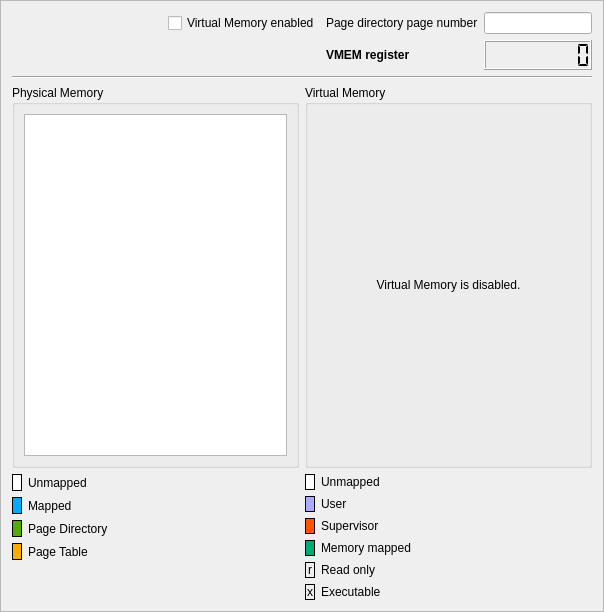
<?xml version="1.0" encoding="UTF-8"?>
<ui version="4.0">
 <class>Pages</class>
 <widget class="QFrame" name="Pages">
  <property name="geometry">
   <rect>
    <x>0</x>
    <y>0</y>
    <width>604</width>
    <height>612</height>
   </rect>
  </property>
  <property name="windowTitle">
   <string>Frame</string>
  </property>
  <property name="frameShape">
   <enum>QFrame::StyledPanel</enum>
  </property>
  <property name="frameShadow">
   <enum>QFrame::Raised</enum>
  </property>
  <layout class="QVBoxLayout" name="verticalLayout">
   <item>
    <layout class="QGridLayout" name="gridLayout_4">
     <item row="1" column="2">
      <widget class="QLabel" name="label">
       <property name="font">
        <font>
         <weight>75</weight>
         <italic>false</italic>
         <bold>true</bold>
         <underline>false</underline>
         <strikeout>false</strikeout>
         <stylestrategy>PreferDefault</stylestrategy>
         <kerning>true</kerning>
        </font>
       </property>
       <property name="text">
        <string>VMEM register</string>
       </property>
      </widget>
     </item>
     <item row="0" column="2">
      <widget class="QLabel" name="label_4">
       <property name="text">
        <string>Page directory page number</string>
       </property>
      </widget>
     </item>
     <item row="0" column="3">
      <widget class="QLineEdit" name="page_dir">
       <property name="sizePolicy">
        <sizepolicy hsizetype="Preferred" vsizetype="Fixed">
         <horstretch>0</horstretch>
         <verstretch>0</verstretch>
        </sizepolicy>
       </property>
       <property name="minimumSize">
        <size>
         <width>80</width>
         <height>0</height>
        </size>
       </property>
       <property name="alignment">
        <set>Qt::AlignRight|Qt::AlignTrailing|Qt::AlignVCenter</set>
       </property>
      </widget>
     </item>
     <item row="0" column="1">
      <widget class="QCheckBox" name="vm_active">
       <property name="text">
        <string>Virtual Memory enabled</string>
       </property>
      </widget>
     </item>
     <item row="0" column="0">
      <spacer name="horizontalSpacer">
       <property name="orientation">
        <enum>Qt::Horizontal</enum>
       </property>
       <property name="sizeHint" stdset="0">
        <size>
         <width>40</width>
         <height>20</height>
        </size>
       </property>
      </spacer>
     </item>
     <item row="1" column="3">
      <widget class="QLCDNumber" name="vmem">
       <property name="minimumSize">
        <size>
         <width>0</width>
         <height>30</height>
        </size>
       </property>
       <property name="frameShadow">
        <enum>QFrame::Raised</enum>
       </property>
       <property name="smallDecimalPoint">
        <bool>false</bool>
       </property>
       <property name="digitCount">
        <number>8</number>
       </property>
       <property name="mode">
        <enum>QLCDNumber::Hex</enum>
       </property>
       <property name="segmentStyle">
        <enum>QLCDNumber::Flat</enum>
       </property>
       <property name="intValue" stdset="0">
        <number>0</number>
       </property>
      </widget>
     </item>
    </layout>
   </item>
   <item>
    <widget class="Line" name="line">
     <property name="orientation">
      <enum>Qt::Horizontal</enum>
     </property>
    </widget>
   </item>
   <item>
    <layout class="QGridLayout" name="gridLayout">
     <item row="0" column="0">
      <widget class="QGroupBox" name="groupBox">
       <property name="sizePolicy">
        <sizepolicy hsizetype="Preferred" vsizetype="Expanding">
         <horstretch>0</horstretch>
         <verstretch>0</verstretch>
        </sizepolicy>
       </property>
       <property name="title">
        <string>Physical Memory</string>
       </property>
       <layout class="QHBoxLayout" name="horizontalLayout_2">
        <item>
         <widget class="QTableView" name="ph_memory">
          <property name="font">
           <font>
            <family>Monospace</family>
            <pointsize>10</pointsize>
           </font>
          </property>
          <property name="sizeAdjustPolicy">
           <enum>QAbstractScrollArea::AdjustToContents</enum>
          </property>
          <property name="selectionMode">
           <enum>QAbstractItemView::SingleSelection</enum>
          </property>
          <property name="horizontalScrollMode">
           <enum>QAbstractItemView::ScrollPerPixel</enum>
          </property>
          <property name="gridStyle">
           <enum>Qt::SolidLine</enum>
          </property>
         </widget>
        </item>
       </layout>
      </widget>
     </item>
     <item row="1" column="1">
      <layout class="QGridLayout" name="gridLayout_3">
       <item row="0" column="0">
        <widget class="QLabel" name="unmapped_2">
         <property name="sizePolicy">
          <sizepolicy hsizetype="Fixed" vsizetype="Preferred">
           <horstretch>0</horstretch>
           <verstretch>0</verstretch>
          </sizepolicy>
         </property>
         <property name="minimumSize">
          <size>
           <width>10</width>
           <height>0</height>
          </size>
         </property>
         <property name="palette">
          <palette>
           <active>
            <colorrole role="Base">
             <brush brushstyle="SolidPattern">
              <color alpha="255">
               <red>255</red>
               <green>255</green>
               <blue>255</blue>
              </color>
             </brush>
            </colorrole>
            <colorrole role="Window">
             <brush brushstyle="SolidPattern">
              <color alpha="255">
               <red>255</red>
               <green>255</green>
               <blue>255</blue>
              </color>
             </brush>
            </colorrole>
           </active>
           <inactive>
            <colorrole role="Base">
             <brush brushstyle="SolidPattern">
              <color alpha="255">
               <red>255</red>
               <green>255</green>
               <blue>255</blue>
              </color>
             </brush>
            </colorrole>
            <colorrole role="Window">
             <brush brushstyle="SolidPattern">
              <color alpha="255">
               <red>255</red>
               <green>255</green>
               <blue>255</blue>
              </color>
             </brush>
            </colorrole>
           </inactive>
           <disabled>
            <colorrole role="Base">
             <brush brushstyle="SolidPattern">
              <color alpha="255">
               <red>255</red>
               <green>255</green>
               <blue>255</blue>
              </color>
             </brush>
            </colorrole>
            <colorrole role="Window">
             <brush brushstyle="SolidPattern">
              <color alpha="255">
               <red>255</red>
               <green>255</green>
               <blue>255</blue>
              </color>
             </brush>
            </colorrole>
           </disabled>
          </palette>
         </property>
         <property name="autoFillBackground">
          <bool>true</bool>
         </property>
         <property name="frameShape">
          <enum>QFrame::Box</enum>
         </property>
         <property name="text">
          <string/>
         </property>
        </widget>
       </item>
       <item row="4" column="1">
        <widget class="QLabel" name="label_19">
         <property name="text">
          <string>Read only</string>
         </property>
        </widget>
       </item>
       <item row="3" column="0">
        <widget class="QLabel" name="memory_map">
         <property name="sizePolicy">
          <sizepolicy hsizetype="Fixed" vsizetype="Preferred">
           <horstretch>0</horstretch>
           <verstretch>0</verstretch>
          </sizepolicy>
         </property>
         <property name="minimumSize">
          <size>
           <width>10</width>
           <height>0</height>
          </size>
         </property>
         <property name="palette">
          <palette>
           <active>
            <colorrole role="Base">
             <brush brushstyle="SolidPattern">
              <color alpha="255">
               <red>255</red>
               <green>255</green>
               <blue>255</blue>
              </color>
             </brush>
            </colorrole>
            <colorrole role="Window">
             <brush brushstyle="SolidPattern">
              <color alpha="255">
               <red>0</red>
               <green>170</green>
               <blue>119</blue>
              </color>
             </brush>
            </colorrole>
           </active>
           <inactive>
            <colorrole role="Base">
             <brush brushstyle="SolidPattern">
              <color alpha="255">
               <red>255</red>
               <green>255</green>
               <blue>255</blue>
              </color>
             </brush>
            </colorrole>
            <colorrole role="Window">
             <brush brushstyle="SolidPattern">
              <color alpha="255">
               <red>0</red>
               <green>170</green>
               <blue>119</blue>
              </color>
             </brush>
            </colorrole>
           </inactive>
           <disabled>
            <colorrole role="Base">
             <brush brushstyle="SolidPattern">
              <color alpha="255">
               <red>0</red>
               <green>170</green>
               <blue>119</blue>
              </color>
             </brush>
            </colorrole>
            <colorrole role="Window">
             <brush brushstyle="SolidPattern">
              <color alpha="255">
               <red>0</red>
               <green>170</green>
               <blue>119</blue>
              </color>
             </brush>
            </colorrole>
           </disabled>
          </palette>
         </property>
         <property name="autoFillBackground">
          <bool>true</bool>
         </property>
         <property name="frameShape">
          <enum>QFrame::Box</enum>
         </property>
         <property name="text">
          <string/>
         </property>
        </widget>
       </item>
       <item row="0" column="1">
        <widget class="QLabel" name="label_11">
         <property name="text">
          <string>Unmapped</string>
         </property>
        </widget>
       </item>
       <item row="1" column="0">
        <widget class="QLabel" name="user">
         <property name="sizePolicy">
          <sizepolicy hsizetype="Fixed" vsizetype="Preferred">
           <horstretch>0</horstretch>
           <verstretch>0</verstretch>
          </sizepolicy>
         </property>
         <property name="minimumSize">
          <size>
           <width>10</width>
           <height>0</height>
          </size>
         </property>
         <property name="palette">
          <palette>
           <active>
            <colorrole role="Base">
             <brush brushstyle="SolidPattern">
              <color alpha="255">
               <red>255</red>
               <green>255</green>
               <blue>255</blue>
              </color>
             </brush>
            </colorrole>
            <colorrole role="Window">
             <brush brushstyle="SolidPattern">
              <color alpha="255">
               <red>170</red>
               <green>170</green>
               <blue>255</blue>
              </color>
             </brush>
            </colorrole>
           </active>
           <inactive>
            <colorrole role="Base">
             <brush brushstyle="SolidPattern">
              <color alpha="255">
               <red>255</red>
               <green>255</green>
               <blue>255</blue>
              </color>
             </brush>
            </colorrole>
            <colorrole role="Window">
             <brush brushstyle="SolidPattern">
              <color alpha="255">
               <red>170</red>
               <green>170</green>
               <blue>255</blue>
              </color>
             </brush>
            </colorrole>
           </inactive>
           <disabled>
            <colorrole role="Base">
             <brush brushstyle="SolidPattern">
              <color alpha="255">
               <red>170</red>
               <green>170</green>
               <blue>255</blue>
              </color>
             </brush>
            </colorrole>
            <colorrole role="Window">
             <brush brushstyle="SolidPattern">
              <color alpha="255">
               <red>170</red>
               <green>170</green>
               <blue>255</blue>
              </color>
             </brush>
            </colorrole>
           </disabled>
          </palette>
         </property>
         <property name="autoFillBackground">
          <bool>true</bool>
         </property>
         <property name="frameShape">
          <enum>QFrame::Box</enum>
         </property>
         <property name="text">
          <string/>
         </property>
        </widget>
       </item>
       <item row="3" column="1">
        <widget class="QLabel" name="label_17">
         <property name="text">
          <string>Memory mapped</string>
         </property>
        </widget>
       </item>
       <item row="1" column="1">
        <widget class="QLabel" name="label_13">
         <property name="text">
          <string>User</string>
         </property>
        </widget>
       </item>
       <item row="2" column="1">
        <widget class="QLabel" name="label_15">
         <property name="text">
          <string>Supervisor</string>
         </property>
        </widget>
       </item>
       <item row="4" column="0">
        <widget class="QLabel" name="label_18">
         <property name="sizePolicy">
          <sizepolicy hsizetype="Fixed" vsizetype="Preferred">
           <horstretch>0</horstretch>
           <verstretch>0</verstretch>
          </sizepolicy>
         </property>
         <property name="minimumSize">
          <size>
           <width>10</width>
           <height>0</height>
          </size>
         </property>
         <property name="autoFillBackground">
          <bool>true</bool>
         </property>
         <property name="frameShape">
          <enum>QFrame::Box</enum>
         </property>
         <property name="text">
          <string>r</string>
         </property>
         <property name="alignment">
          <set>Qt::AlignCenter</set>
         </property>
        </widget>
       </item>
       <item row="2" column="0">
        <widget class="QLabel" name="supervisor">
         <property name="sizePolicy">
          <sizepolicy hsizetype="Fixed" vsizetype="Preferred">
           <horstretch>0</horstretch>
           <verstretch>0</verstretch>
          </sizepolicy>
         </property>
         <property name="minimumSize">
          <size>
           <width>10</width>
           <height>0</height>
          </size>
         </property>
         <property name="palette">
          <palette>
           <active>
            <colorrole role="Base">
             <brush brushstyle="SolidPattern">
              <color alpha="255">
               <red>255</red>
               <green>255</green>
               <blue>255</blue>
              </color>
             </brush>
            </colorrole>
            <colorrole role="Window">
             <brush brushstyle="SolidPattern">
              <color alpha="255">
               <red>255</red>
               <green>85</green>
               <blue>0</blue>
              </color>
             </brush>
            </colorrole>
           </active>
           <inactive>
            <colorrole role="Base">
             <brush brushstyle="SolidPattern">
              <color alpha="255">
               <red>255</red>
               <green>255</green>
               <blue>255</blue>
              </color>
             </brush>
            </colorrole>
            <colorrole role="Window">
             <brush brushstyle="SolidPattern">
              <color alpha="255">
               <red>255</red>
               <green>85</green>
               <blue>0</blue>
              </color>
             </brush>
            </colorrole>
           </inactive>
           <disabled>
            <colorrole role="Base">
             <brush brushstyle="SolidPattern">
              <color alpha="255">
               <red>255</red>
               <green>85</green>
               <blue>0</blue>
              </color>
             </brush>
            </colorrole>
            <colorrole role="Window">
             <brush brushstyle="SolidPattern">
              <color alpha="255">
               <red>255</red>
               <green>85</green>
               <blue>0</blue>
              </color>
             </brush>
            </colorrole>
           </disabled>
          </palette>
         </property>
         <property name="autoFillBackground">
          <bool>true</bool>
         </property>
         <property name="frameShape">
          <enum>QFrame::Box</enum>
         </property>
         <property name="text">
          <string/>
         </property>
        </widget>
       </item>
       <item row="5" column="0">
        <widget class="QLabel" name="label_20">
         <property name="sizePolicy">
          <sizepolicy hsizetype="Fixed" vsizetype="Preferred">
           <horstretch>0</horstretch>
           <verstretch>0</verstretch>
          </sizepolicy>
         </property>
         <property name="minimumSize">
          <size>
           <width>10</width>
           <height>0</height>
          </size>
         </property>
         <property name="autoFillBackground">
          <bool>true</bool>
         </property>
         <property name="frameShape">
          <enum>QFrame::Box</enum>
         </property>
         <property name="text">
          <string>x</string>
         </property>
         <property name="alignment">
          <set>Qt::AlignCenter</set>
         </property>
        </widget>
       </item>
       <item row="5" column="1">
        <widget class="QLabel" name="label_21">
         <property name="text">
          <string>Executable</string>
         </property>
        </widget>
       </item>
      </layout>
     </item>
     <item row="1" column="0">
      <layout class="QGridLayout" name="gridLayout_2">
       <item row="2" column="1">
        <widget class="QLabel" name="label_7">
         <property name="text">
          <string>Page Directory</string>
         </property>
        </widget>
       </item>
       <item row="3" column="0">
        <widget class="QLabel" name="page_table">
         <property name="sizePolicy">
          <sizepolicy hsizetype="Fixed" vsizetype="Preferred">
           <horstretch>0</horstretch>
           <verstretch>0</verstretch>
          </sizepolicy>
         </property>
         <property name="minimumSize">
          <size>
           <width>10</width>
           <height>0</height>
          </size>
         </property>
         <property name="palette">
          <palette>
           <active>
            <colorrole role="Base">
             <brush brushstyle="SolidPattern">
              <color alpha="255">
               <red>255</red>
               <green>255</green>
               <blue>255</blue>
              </color>
             </brush>
            </colorrole>
            <colorrole role="Window">
             <brush brushstyle="SolidPattern">
              <color alpha="255">
               <red>255</red>
               <green>170</green>
               <blue>0</blue>
              </color>
             </brush>
            </colorrole>
           </active>
           <inactive>
            <colorrole role="Base">
             <brush brushstyle="SolidPattern">
              <color alpha="255">
               <red>255</red>
               <green>255</green>
               <blue>255</blue>
              </color>
             </brush>
            </colorrole>
            <colorrole role="Window">
             <brush brushstyle="SolidPattern">
              <color alpha="255">
               <red>255</red>
               <green>170</green>
               <blue>0</blue>
              </color>
             </brush>
            </colorrole>
           </inactive>
           <disabled>
            <colorrole role="Base">
             <brush brushstyle="SolidPattern">
              <color alpha="255">
               <red>255</red>
               <green>170</green>
               <blue>0</blue>
              </color>
             </brush>
            </colorrole>
            <colorrole role="Window">
             <brush brushstyle="SolidPattern">
              <color alpha="255">
               <red>255</red>
               <green>170</green>
               <blue>0</blue>
              </color>
             </brush>
            </colorrole>
           </disabled>
          </palette>
         </property>
         <property name="autoFillBackground">
          <bool>true</bool>
         </property>
         <property name="frameShape">
          <enum>QFrame::Box</enum>
         </property>
         <property name="text">
          <string/>
         </property>
        </widget>
       </item>
       <item row="0" column="0">
        <widget class="QLabel" name="unmapped">
         <property name="sizePolicy">
          <sizepolicy hsizetype="Fixed" vsizetype="Preferred">
           <horstretch>0</horstretch>
           <verstretch>0</verstretch>
          </sizepolicy>
         </property>
         <property name="minimumSize">
          <size>
           <width>10</width>
           <height>0</height>
          </size>
         </property>
         <property name="palette">
          <palette>
           <active>
            <colorrole role="Base">
             <brush brushstyle="SolidPattern">
              <color alpha="255">
               <red>255</red>
               <green>255</green>
               <blue>255</blue>
              </color>
             </brush>
            </colorrole>
            <colorrole role="Window">
             <brush brushstyle="SolidPattern">
              <color alpha="255">
               <red>255</red>
               <green>255</green>
               <blue>255</blue>
              </color>
             </brush>
            </colorrole>
           </active>
           <inactive>
            <colorrole role="Base">
             <brush brushstyle="SolidPattern">
              <color alpha="255">
               <red>255</red>
               <green>255</green>
               <blue>255</blue>
              </color>
             </brush>
            </colorrole>
            <colorrole role="Window">
             <brush brushstyle="SolidPattern">
              <color alpha="255">
               <red>255</red>
               <green>255</green>
               <blue>255</blue>
              </color>
             </brush>
            </colorrole>
           </inactive>
           <disabled>
            <colorrole role="Base">
             <brush brushstyle="SolidPattern">
              <color alpha="255">
               <red>255</red>
               <green>255</green>
               <blue>255</blue>
              </color>
             </brush>
            </colorrole>
            <colorrole role="Window">
             <brush brushstyle="SolidPattern">
              <color alpha="255">
               <red>255</red>
               <green>255</green>
               <blue>255</blue>
              </color>
             </brush>
            </colorrole>
           </disabled>
          </palette>
         </property>
         <property name="autoFillBackground">
          <bool>true</bool>
         </property>
         <property name="frameShape">
          <enum>QFrame::Box</enum>
         </property>
         <property name="text">
          <string/>
         </property>
        </widget>
       </item>
       <item row="3" column="1">
        <widget class="QLabel" name="label_8">
         <property name="text">
          <string>Page Table</string>
         </property>
        </widget>
       </item>
       <item row="1" column="1">
        <widget class="QLabel" name="label_5">
         <property name="text">
          <string>Mapped</string>
         </property>
        </widget>
       </item>
       <item row="2" column="0">
        <widget class="QLabel" name="page_directory">
         <property name="sizePolicy">
          <sizepolicy hsizetype="Fixed" vsizetype="Preferred">
           <horstretch>0</horstretch>
           <verstretch>0</verstretch>
          </sizepolicy>
         </property>
         <property name="minimumSize">
          <size>
           <width>10</width>
           <height>0</height>
          </size>
         </property>
         <property name="palette">
          <palette>
           <active>
            <colorrole role="Base">
             <brush brushstyle="SolidPattern">
              <color alpha="255">
               <red>255</red>
               <green>255</green>
               <blue>255</blue>
              </color>
             </brush>
            </colorrole>
            <colorrole role="Window">
             <brush brushstyle="SolidPattern">
              <color alpha="255">
               <red>85</red>
               <green>170</green>
               <blue>0</blue>
              </color>
             </brush>
            </colorrole>
           </active>
           <inactive>
            <colorrole role="Base">
             <brush brushstyle="SolidPattern">
              <color alpha="255">
               <red>255</red>
               <green>255</green>
               <blue>255</blue>
              </color>
             </brush>
            </colorrole>
            <colorrole role="Window">
             <brush brushstyle="SolidPattern">
              <color alpha="255">
               <red>85</red>
               <green>170</green>
               <blue>0</blue>
              </color>
             </brush>
            </colorrole>
           </inactive>
           <disabled>
            <colorrole role="Base">
             <brush brushstyle="SolidPattern">
              <color alpha="255">
               <red>85</red>
               <green>170</green>
               <blue>0</blue>
              </color>
             </brush>
            </colorrole>
            <colorrole role="Window">
             <brush brushstyle="SolidPattern">
              <color alpha="255">
               <red>85</red>
               <green>170</green>
               <blue>0</blue>
              </color>
             </brush>
            </colorrole>
           </disabled>
          </palette>
         </property>
         <property name="autoFillBackground">
          <bool>true</bool>
         </property>
         <property name="frameShape">
          <enum>QFrame::Box</enum>
         </property>
         <property name="text">
          <string/>
         </property>
        </widget>
       </item>
       <item row="1" column="0">
        <widget class="QLabel" name="mapped">
         <property name="sizePolicy">
          <sizepolicy hsizetype="Fixed" vsizetype="Preferred">
           <horstretch>0</horstretch>
           <verstretch>0</verstretch>
          </sizepolicy>
         </property>
         <property name="minimumSize">
          <size>
           <width>10</width>
           <height>0</height>
          </size>
         </property>
         <property name="palette">
          <palette>
           <active>
            <colorrole role="Base">
             <brush brushstyle="SolidPattern">
              <color alpha="255">
               <red>255</red>
               <green>255</green>
               <blue>255</blue>
              </color>
             </brush>
            </colorrole>
            <colorrole role="Window">
             <brush brushstyle="SolidPattern">
              <color alpha="255">
               <red>0</red>
               <green>170</green>
               <blue>255</blue>
              </color>
             </brush>
            </colorrole>
           </active>
           <inactive>
            <colorrole role="Base">
             <brush brushstyle="SolidPattern">
              <color alpha="255">
               <red>255</red>
               <green>255</green>
               <blue>255</blue>
              </color>
             </brush>
            </colorrole>
            <colorrole role="Window">
             <brush brushstyle="SolidPattern">
              <color alpha="255">
               <red>0</red>
               <green>170</green>
               <blue>255</blue>
              </color>
             </brush>
            </colorrole>
           </inactive>
           <disabled>
            <colorrole role="Base">
             <brush brushstyle="SolidPattern">
              <color alpha="255">
               <red>0</red>
               <green>170</green>
               <blue>255</blue>
              </color>
             </brush>
            </colorrole>
            <colorrole role="Window">
             <brush brushstyle="SolidPattern">
              <color alpha="255">
               <red>0</red>
               <green>170</green>
               <blue>255</blue>
              </color>
             </brush>
            </colorrole>
           </disabled>
          </palette>
         </property>
         <property name="autoFillBackground">
          <bool>true</bool>
         </property>
         <property name="frameShape">
          <enum>QFrame::Box</enum>
         </property>
         <property name="text">
          <string/>
         </property>
        </widget>
       </item>
       <item row="0" column="1">
        <widget class="QLabel" name="label_3">
         <property name="text">
          <string>Unmapped</string>
         </property>
        </widget>
       </item>
       <item row="4" column="1">
        <spacer name="verticalSpacer">
         <property name="orientation">
          <enum>Qt::Vertical</enum>
         </property>
         <property name="sizeType">
          <enum>QSizePolicy::Preferred</enum>
         </property>
         <property name="sizeHint" stdset="0">
          <size>
           <width>20</width>
           <height>40</height>
          </size>
         </property>
        </spacer>
       </item>
      </layout>
     </item>
     <item row="0" column="1">
      <widget class="QGroupBox" name="groupBox_2">
       <property name="sizePolicy">
        <sizepolicy hsizetype="Preferred" vsizetype="Expanding">
         <horstretch>0</horstretch>
         <verstretch>0</verstretch>
        </sizepolicy>
       </property>
       <property name="title">
        <string>Virtual Memory</string>
       </property>
       <layout class="QHBoxLayout" name="horizontalLayout_3">
        <item>
         <widget class="QStackedWidget" name="vmem_stack">
          <property name="currentIndex">
           <number>0</number>
          </property>
          <widget class="QWidget" name="page">
           <layout class="QHBoxLayout" name="horizontalLayout_5">
            <item>
             <widget class="QLabel" name="label_2">
              <property name="text">
               <string>Virtual Memory is disabled.</string>
              </property>
              <property name="alignment">
               <set>Qt::AlignCenter</set>
              </property>
             </widget>
            </item>
           </layout>
          </widget>
          <widget class="QWidget" name="page_2">
           <layout class="QHBoxLayout" name="horizontalLayout_4">
            <property name="spacing">
             <number>6</number>
            </property>
            <property name="leftMargin">
             <number>0</number>
            </property>
            <property name="topMargin">
             <number>0</number>
            </property>
            <property name="rightMargin">
             <number>0</number>
            </property>
            <property name="bottomMargin">
             <number>0</number>
            </property>
            <item>
             <widget class="QTableView" name="v_memory">
              <property name="font">
               <font>
                <family>Monospace</family>
                <pointsize>10</pointsize>
               </font>
              </property>
              <property name="sizeAdjustPolicy">
               <enum>QAbstractScrollArea::AdjustToContents</enum>
              </property>
              <property name="selectionMode">
               <enum>QAbstractItemView::SingleSelection</enum>
              </property>
              <property name="horizontalScrollMode">
               <enum>QAbstractItemView::ScrollPerPixel</enum>
              </property>
              <property name="gridStyle">
               <enum>Qt::SolidLine</enum>
              </property>
             </widget>
            </item>
           </layout>
          </widget>
         </widget>
        </item>
       </layout>
      </widget>
     </item>
    </layout>
   </item>
  </layout>
 </widget>
 <resources/>
 <connections/>
</ui>
